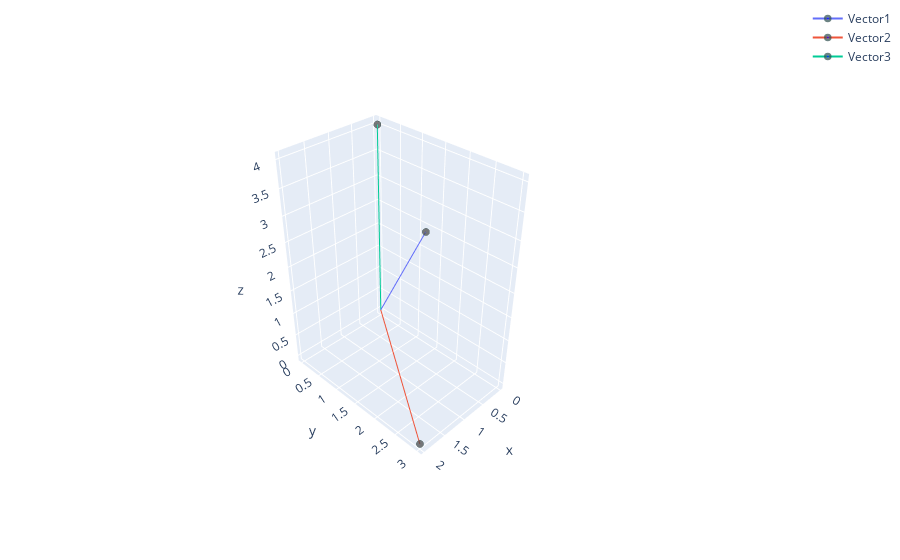

Here is the notebook cell this chart was saved with:
### Code cell
vector_plot([b, p_xy, p_z])

### Figure 1 — Plotly figure (JSON) as saved in the notebook; plotly's stock layout.template omitted (floating-point values rounded to 4 significant figures)
{"data": [{"marker": {"color": ["blue"], "line": {"color": "DarkSlateGrey", "width": 5}, "size": [0, 5]}, "name": "Vector1", "type": "scatter3d", "x": [0, 2], "y": [0, 3], "z": [0, 4]}, {"marker": {"color": ["blue"], "line": {"color": "DarkSlateGrey", "width": 5}, "size": [0, 5]}, "name": "Vector2", "type": "scatter3d", "x": [0, 2], "y": [0, 3], "z": [0, 0]}, {"marker": {"color": ["blue"], "line": {"color": "DarkSlateGrey", "width": 5}, "size": [0, 5]}, "name": "Vector3", "type": "scatter3d", "x": [0, 0], "y": [0, 0], "z": [0, 4]}], "layout": {"autosize": true, "margin": {"b": 4, "l": 4, "r": 4, "t": 4}, "scene": {"aspectmode": "auto", "aspectratio": {"x": 0.6934, "y": 1.04, "z": 1.387}, "camera": {"center": {"x": 0, "y": 0, "z": 0}, "eye": {"x": 2.087, "y": 2.087, "z": 2.087}, "projection": {"type": "perspective"}, "up": {"x": 0, "y": 0, "z": 1}}}}}
